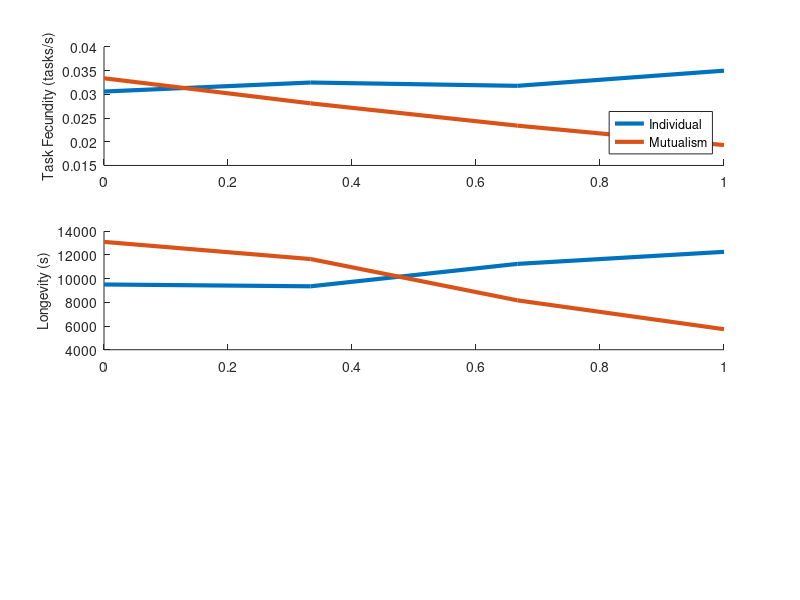

Write the MATLAB code that produced this figure. (Note: this script raises an error after producing the figure.)
%% Landscape Composition Computation of Crossover Point
%
% Description: Compute the crossover point of benefit in task fecundity, 
% longevity, and fitness as a function of the landscape composition --
% varying between high-variability and low-variability patterns -- for both 
% the ``rabbit'' and ``turtle''.
%
% Date: February 21, 2025
% Author: Alex Nguyen

clearvars -except N_actual
close all
clc

%% Individual 
% Task Fecundity [tasks/s]
TF_rabbit_individual = [0.0350, 0.0318, 0.0325, 0.0306 ; ...
                        0.0310, 0.0311, 0.0321, 0.0248];
TF_turtle_individual = [0.0266, 0.0311, 0.0294, 0.0310 ; ...
                        0.0316, 0.0282, 0.0302, 0.0283];

% Longevity [s]
L_rabbit_individual = [12262, 11245,  9354, 9507; ...
                        9234,  8779, 11484, 4804];
L_turtle_individual = [ 8436, 10878, 11424, 10868 ; ...
                       10589,  9438,  9185, 9395];
                                     
% Fitness [tasks]
FIT_rabbit_individual = [429, 357, 304, 291 ; ...
                         286, 291, 369, 119];
FIT_turtle_individual = [224, 339, 336, 337 ; ...
                         335, 266, 277, 266];
                
%% Mutualism
% Task Fecundity [tasks/s]
TF_rabbit_mutualism  = [0.0193, 0.0234, 0.0281, 0.0334 ; ...
                        0.0216, 0.0193, 0.0256, 0.0257];
TF_turtle_mutualism  = [0.0255, 0.0285, 0.0345, 0.0422 ; ...
                        0.0267, 0.0225, 0.0270, 0.0299];

% Longevity [s]
L_rabbit_mutualism   = [5732, 8169, 11653, 13103 ; ...
                        5485, 6715,  8132,  9912];
L_turtle_mutualism   = [7728, 10905, 14466, 28660 ; ...
                        6990,  8208,  7815, 10784];

% Fitness [tasks]
FIT_rabbit_mutualism = [111, 191, 327, 438 ; ...
                        119, 129, 208, 255];
FIT_turtle_mutualism = [197, 311, 499, 1210 ; ...
                        187, 185, 211,  323];

%% Plot 
% Landscape Composition
% x = 1:4;
x = linspace(1, 0, length(TF_rabbit_individual));
a = x(1); b = x(end);

% Rabbit
figure;
subplot(311)
hold on;
plot(x, TF_rabbit_individual(1, :), 'linewidth', 3)
plot(x, TF_rabbit_mutualism(1, :), 'linewidth', 3)
% plot(x, TF_rabbit_individual(2, :), 'linewidth', 3)
% plot(x, TF_rabbit_mutualism(2, :), 'linewidth', 3)
hold off;
ylabel('Task Fecundity (tasks/s)', 'fontsize', 10);
% set(gca, 'xtick', [a, b], 'xticklabel', {'High-Variability'; 'Low-Variability'})
% set(gca, 'xtick', [a, b], 'xticklabel', {''; ''})
legend('Individual', 'Mutualism', 'location', 'southeast');
subplot(312)
hold on;
plot(x, L_rabbit_individual(1, :), 'linewidth', 3)
plot(x, L_rabbit_mutualism(1, :), 'linewidth', 3)
% plot(x, L_rabbit_individual(2, :), 'linewidth', 3)
% plot(x, L_rabbit_mutualism(2, :), 'linewidth', 3)
hold off;
ylabel('Longevity (s)', 'fontsize', 10);
% set(gca, 'xtick', [a, b], 'xticklabel', {'High-Variability'; 'Low-Variability'})
% set(gca, 'xtick', [a, b], 'xticklabel', {''; ''})
yticks = get(gca, 'ytick');
yticklabels = arrayfun(@(x) sprintf('%d', x), yticks, 'UniformOutput', false);
set(gca, 'yticklabels', yticklabels)
legend('Individual', 'Mutualism', 'location', 'southeast');
subplot(313)
hold on;
plot(x, FIT_rabbit_individual(1, :), 'linewidth', 3)
plot(x, FIT_rabbit_mutualism(1, :), 'linewidth', 3)
% plot(x, FIT_rabbit_individual(2, :), 'linewidth', 3)
% plot(x, FIT_rabbit_mutualism(2, :), 'linewidth', 3)
hold off;
ylabel('Fitness (tasks)', 'fontsize', 10);
xlabel('Landscape Composition', 'fontsize', 10)
% set(gca, 'xtick', [a, b], 'xticklabel', {'High-Variability'; 'Low-Variability'}, 'fontsize', 10);
legend('Individual', 'Mutualism', 'location', 'southeast');
sgtitle('"Rabbit"', 'fontsize', 16);

% Turtle
figure;
subplot(311)
hold on;
plot(x, TF_turtle_individual(1, :), 'color', '#0072BD', 'linewidth', 3)
plot(x, TF_turtle_mutualism(1, :), 'color', '#D95319', 'linewidth', 3)
% plot(x, TF_turtle_individual(2, :), 'color', '#0072BD', 'linewidth', 3)
% plot(x, TF_turtle_mutualism(2, :), 'color', '#D95319', 'linewidth', 3)
hold off;
ylabel('Task Fecundity (tasks/s)', 'fontsize', 10);
% set(gca, 'xtick', [a, b], 'xticklabel', {'High-Variability'; 'Low-Variability'})
% set(gca, 'xtick', [a, b], 'xticklabel', {''; ''})
legend('Individual', 'Mutualism', 'location', 'northwest');
subplot(312)
hold on;
plot(x, L_turtle_individual(1, :), 'linewidth', 3)
plot(x, L_turtle_mutualism(1, :), 'linewidth', 3)
% plot(x, L_turtle_individual(2, :), 'linewidth', 3)
% plot(x, L_turtle_mutualism(2, :), 'linewidth', 3)
hold off;
ylabel('Longevity (s)', 'fontsize', 10);
% set(gca, 'xtick', [a, b], 'xticklabel', {'High-Variability'; 'Low-Variability'})
% set(gca, 'xtick', [a, b], 'xticklabel', {''; ''})
yticks = get(gca, 'ytick');
yticklabels = arrayfun(@(x) sprintf('%d', x), yticks, 'UniformOutput', false);
set(gca, 'yticklabels', yticklabels)
legend('Individual', 'Mutualism', 'location', 'northwest');
subplot(313)
hold on;
plot(x, FIT_turtle_individual(1, :), 'linewidth', 3)
plot(x, FIT_turtle_mutualism(1, :), 'linewidth', 3)
% plot(x, FIT_turtle_individual(2, :), 'linewidth', 3)
% plot(x, FIT_turtle_mutualism(2, :), 'linewidth', 3)
hold off;
ylabel('Fitness (tasks)', 'fontsize', 10);
xlabel('Landscape Composition', 'fontsize', 10);
% set(gca, 'xtick', [a, b], 'xticklabel', {'High-Variability'; 'Low-Variability'}, 'fontsize', 10);
legend('Individual', 'Mutualism', 'location', 'northwest');
sgtitle('"Turtle"', 'fontsize', 16);

%% Nominal Crossover Points
% Task Fecundity
cp_rabbit_TF = mean([0.041, 0.13]);
cp_turtle_TF = mean([0.11, 0.55]);

sigcp_rabbit_TF = std([0.041, 0.13]);
sigcp_turtle_TF = std([0.11, 0.55]);

% Longevity 
cp_rabbit_L = mean([0.20, 0.48]);
cp_turtle_L = mean([0.17, 0.68]);

sigcp_rabbit_L = std([0.20, 0.48]);
sigcp_turtle_L = std([0.17, 0.68]);

% Robot Fitness
cp_rabbit_FIT = mean([0.15, 0.37]);
cp_turtle_FIT = mean([0.15, 0.62]);

sigcp_rabbit_FIT = std([0.15, 0.37]);
sigcp_turtle_FIT = std([0.15, 0.62]);
